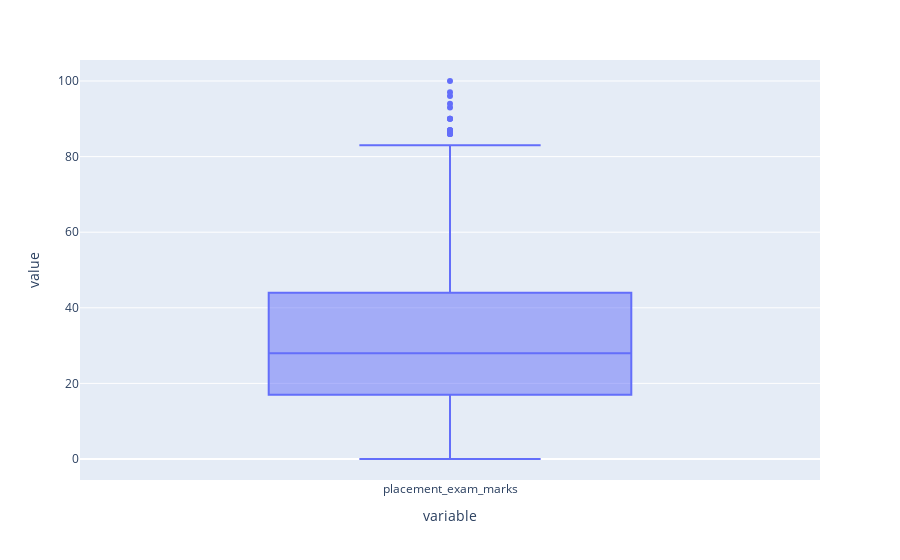

The code cell stored with this chart in its notebook:
### Code cell
import plotly.express as px
px.box(df["placement_exam_marks"])

### Figure 1 — Plotly figure (JSON) as saved in the notebook; plotly's stock layout.template omitted (floating-point values rounded to 4 significant figures; data arrays with more than 128 entries replaced by an {"elided": "..."} marker saying what was removed)
{"data": [{"alignmentgroup": "True", "hovertemplate": "variable=%{x}<br>value=%{y}<extra></extra>", "legendgroup": "", "marker": {"color": "#636efa"}, "name": "", "notched": false, "offsetgroup": "", "orientation": "v", "showlegend": false, "type": "box", "x": {"elided": "1000 str values"}, "x0": " ", "xaxis": "x", "y": {"elided": "1000 int values"}, "y0": " ", "yaxis": "y"}], "layout": {"boxmode": "group", "legend": {"tracegroupgap": 0}, "margin": {"t": 60}, "xaxis": {"anchor": "y", "domain": [0, 1], "title": {"text": "variable"}}, "yaxis": {"anchor": "x", "domain": [0, 1], "title": {"text": "value"}}}}
